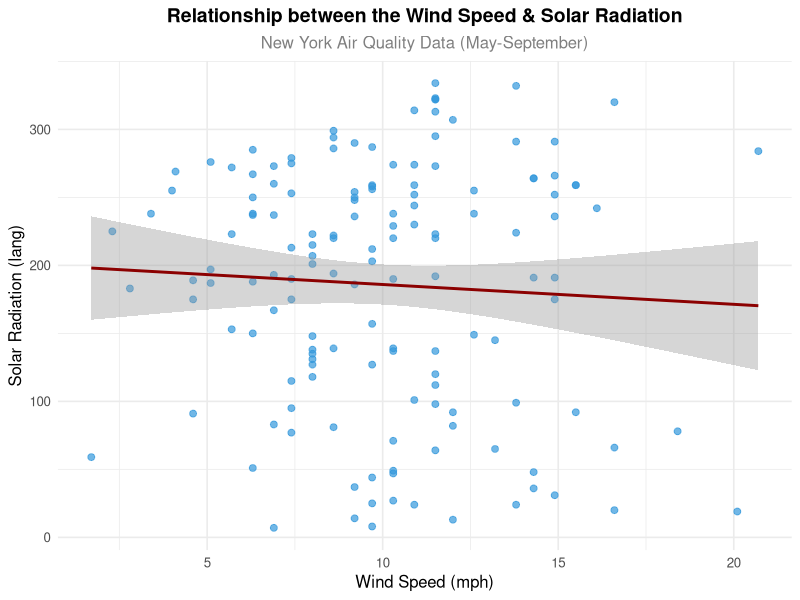
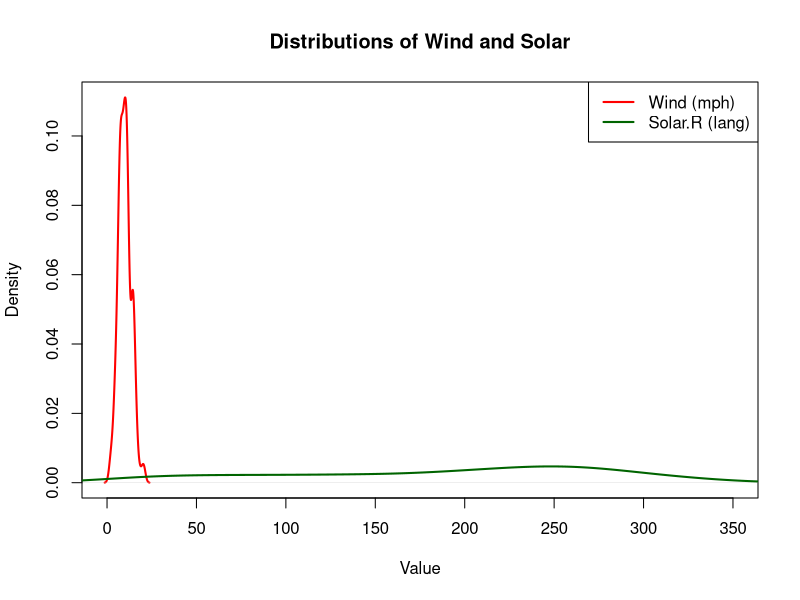
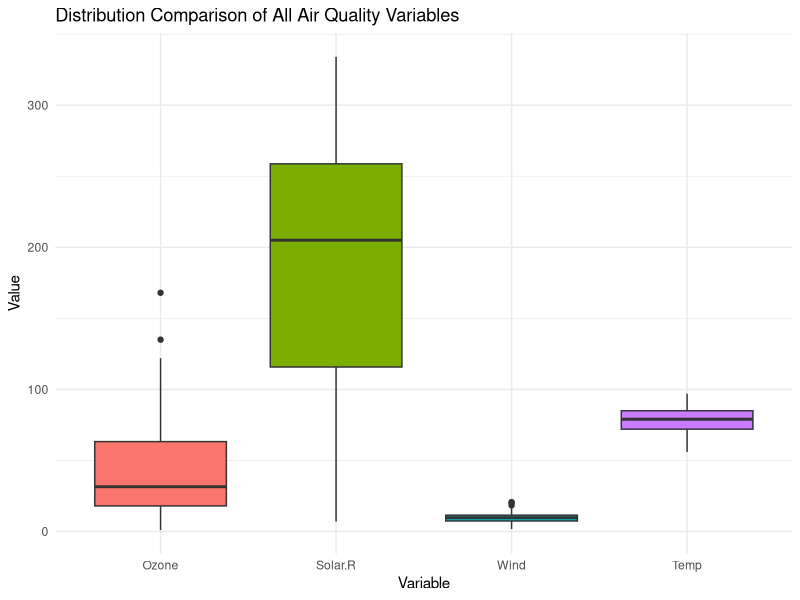
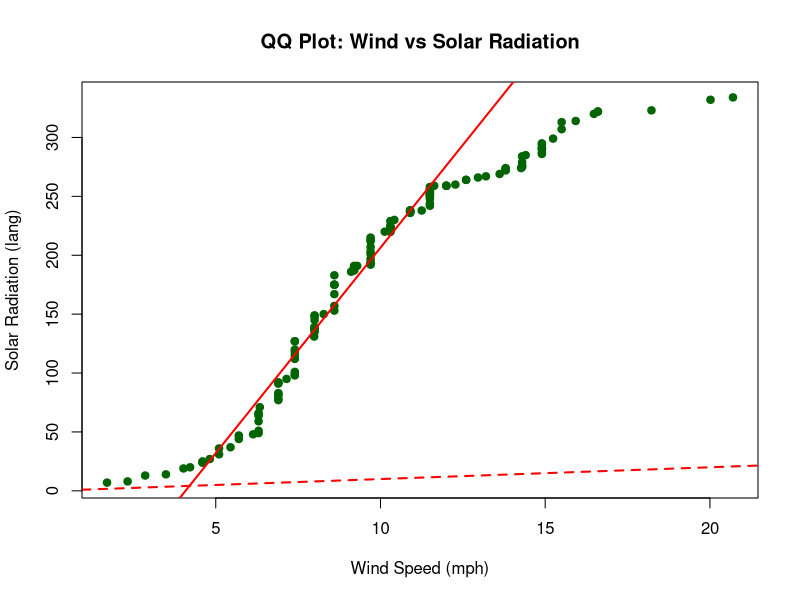

Write the R code that produced these figures, in order.
## ---- chunk 1
knitr::opts_chunk$set(echo = TRUE)
## ---- chunk 2
# Load required library
library(ggplot2)

#load the data 

data(airquality)
# Create the scatterplot  - trend line
ggplot(airquality, aes(x = Wind, y = Solar.R)) +
  geom_point(color = "#3498db", size = 2, alpha = 0.7) +
  geom_smooth(method = "lm", se = TRUE, color = "darkred", linewidth = 1) +
  labs(title = "Relationship between the Wind Speed & Solar Radiation",
       subtitle = "New York Air Quality Data (May-September)",
       x = "Wind Speed (mph)",
       y = "Solar Radiation (lang)") +
  theme_minimal(base_size = 12) +
  theme(plot.title = element_text(hjust = 0.5, face = "bold", size = 14),
        plot.subtitle = element_text(hjust = 0.5, color = "gray50"))
## ---- chunk 3
# Load the airquality dataset
data(airquality)


# Overlapping density plots (best for detailed comparison)
plot(density(airquality$Wind, na.rm = TRUE),
     main = "Distributions of Wind and Solar",
     xlab = "Value",
     col = "red",
     lwd = 2,
     xlim = c(0, 350))

lines(density(airquality$Solar.R, na.rm = TRUE),
      col = "darkgreen",
      lwd = 2)

legend("topright",
       legend = c("Wind (mph)", "Solar.R (lang)"),
       col = c("red", "darkgreen"),
       lwd = 2)
## ---- chunk 4
# Load  library
library(reshape2)
library(ggplot2)

#dataset loading
data(airquality)


airquality_long_data_store <- melt(airquality, 
                        id.vars = c("Month", "Day"),
                        measure.vars = c("Ozone", "Solar.R", "Wind", "Temp"))




ggplot(airquality_long_data_store, aes(x = variable, y = value, fill = variable)) +
  geom_boxplot() +
  labs(title = "Distribution Comparison of All Air Quality Variables",
       x = "Variable",
       y = "Value") +
  theme_minimal() +
  theme(legend.position = "none")

## ---- chunk 5
# Load the airquality dataset
data(airquality)

qqplot(airquality$Wind, airquality$Solar.R,
       main = "QQ Plot: Wind vs Solar Radiation",
       xlab = "Wind Speed (mph)",
       ylab = "Solar Radiation (lang)",
       pch = 19,
       col = "darkgreen")

# Add reference line (if distributions were identical)
abline(0, 1, col = "red", lwd = 2, lty = 2)

# Alternative: Add a line through the quartiles
qqline(airquality$Solar.R, distribution = function(p) quantile(airquality$Wind, p, na.rm = TRUE),
       col = "red", lwd = 2)
